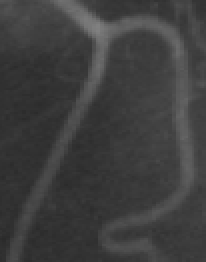
%> input picture LoG&RSF/3.bmp, 103 x 131 px (shown 2 times larger)
$ octave Demo_ACM_LoG.m   (GNU Octave 9; MATLAB toolbox functions it lacks are replaced by stand-ins)
%> lines starting %> are read from the running program, lines starting %| are printed output that depends on the picture; in (x1, y1, x2, y2) boxes, pixels count from 0 and x2, y2 are one past the last pixel; in counts of white or black regions, pixels touching at a corner belong together; the program's own positions count from 1
### LoG&RSF/ACM_LoG.m
function [u,f1,f2]= ACM_LoG(u,Img,Ksigma,KI,KONE,nu,timestep,mu,epsilon,lambda1,lambda2,RSF,LRCV,LIF,isExchange,log_)

u=NeumannBoundCond(u);
K=curvature_central(u);

Hu=0.5*(1+(2/pi)*atan(u./epsilon));
DrcU=(epsilon/pi)./(epsilon^2.+u.^2);

KIH= imfilter((Hu.*Img),Ksigma,'replicate');
KH= imfilter(Hu,Ksigma,'replicate');
f1=KIH./KH;
f2=(KI-KIH)./(KONE-KH);

[f1,f2]=exchange(f1,f2,isExchange);

if LRCV~=0
    LRCVterm=LRCV*DrcU.*(-lambda1*(Img-f1).^2+lambda2*(Img-f2).^2);
else
    LRCVterm=0;
end

if LIF~=0
    LIFterm=DrcU.*((Img - f1.*Hu - f2.*(1 - Hu)).*(f1 - f2));
else
    LIFterm=0;
end

if RSF~=0
    s1=lambda1.*f1.^2-lambda2.*f2.^2;
    s2=lambda1.*f1-lambda2.*f2;
    dataForce=(lambda1-lambda2)*KONE.*Img.*Img+imfilter(s1,Ksigma,'replicate')-2.*Img.*imfilter(s2,Ksigma,'replicate');
    RSFterm=-RSF*DrcU.*dataForce;
else
    RSFterm=0;
end

LoGterm=log_.*DrcU; %

PenaltyTerm=mu*(4*del2(u)-K);

LengthTerm=nu.*DrcU.*K;

u = u + timestep*(LengthTerm+PenaltyTerm+RSFterm+LRCVterm+LIFterm+LoGterm); % update level set


function g = NeumannBoundCond(f)
% Neumann boundary condition
[nrow,ncol] = size(f);
g = f;
g([1 nrow],[1 ncol]) = g([3 nrow-2],[3 ncol-2]);
g([1 nrow],2:end-1) = g([3 nrow-2],2:end-1);
g(2:end-1,[1 ncol]) = g(2:end-1,[3 ncol-2]);

function k = curvature_central(u)
% compute curvature
[ux,uy] = gradient(u);
normDu = sqrt(ux.^2+uy.^2+1e-10);
Nx = ux./normDu;
Ny = uy./normDu;
[nxx,~] = gradient(Nx);
[~,nyy] = gradient(Ny);
k = nxx+nyy;

function [f1,f2]=exchange(f1,f2,isExchange)
%exchange f1 and f2
if isExchange==0
    return;
end
if isExchange==1
    f1=min(f1,f2);
    f2=max(f1,f2);
end
if isExchange==-1
    f1=max(f1,f2);
    f2=min(f1,f2);
end

### LoG&RSF/Demo_ACM_LoG.m
% The Matlab code of the paper
% "K. Ding, L. Xiao and G. Weng. Active contours driven by region-scalable fitting and optimized loglacian of Gaussian energy for image segmentation. Signal Processing, 134, 224-233, 2017.
% Keyan Ding, 2018.02.29

clc; clear all; close all;
Img = imread('3.bmp');
%> Img is the input picture: size 131x103 uint8; min 42, max 128, mean 62.3
Img = double(Img(:,:,1));
%> Img: size 131x103 double

% -----set initial contour-----
c0 = 1;
initialLSF = ones(size(Img(:,:,1))).*c0;
%> initialLSF: size 131x103 double; every value is 1
initialLSF(15:55,40:80) = -c0;
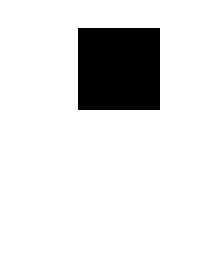
%> initialLSF: size 131x103 double (shown 2 times larger); values -1 (black) and 1 (white), 87.5% white; 1 black region, box (x1, y1, x2, y2) and area: (39, 14, 80, 55) 1681

% [8 lines of commented-out code are left out]

u = initialLSF;
h1 = figure(1);imagesc(Img, [0, 255]);colormap(gray);hold on;axis off,axis equal
contour(initialLSF,[0 0],'g','linewidth',1.5);hold off
pause(0.1);

% -----set parameters-----
mu = 2; % the distance regularization term
nu = 0.002*255*255; % the length term. (need adjust)
theta = 20; %the LoG term, + / - (need adjust)
lambda1 = 1;
lambda2 = 1;
epsilon = 1.0;
timestep = 0.05;
iterNum = 300; % the number of iterations.
sigma = 3; % control the local size

Ksigma=fspecial('gaussian',round(2*sigma)*2+1,sigma);
KONE = imfilter(ones(size(Img)),Ksigma,'replicate');
KI = imfilter(Img,Ksigma,'replicate');

% --- model weight ---
RSF = 1;
LRCV = 0;
LIF = 0;

% see "K. Ding, A Simple Method to improve Initialization Robustness for Active Contours driven by Local Region Fitting Energy, 2018, arXiv:1802.10437."
isExchange = 0; % '1' for bright object and dark backgroud;
                % '-1' for dark object and bright backgroud;
                % '0' represent original model.

% ----- regularised loglacian-----
G=fspecial('gaussian',[9 9],1);
Img_gao=imfilter(Img,G,'replicate');
[Ix,Iy]=gradient(Img_gao);
f=Ix.^2+Iy.^2;
log=4*del2(Img_gao);
% figure,imshow(log,[]),colorbar
g_=zeros(size(Img));
log_=zeros(size(Img));
g=exp(-0.01*f); % alpha = 0.01
for i=1:100
    log_=log_+0.01*(g.*log_ - (1-g).*(log_ - 5*log)); % beta = 5
end
log_ = theta*log_;
% figure,imshow(log_,[]);colorbar

% -----start level set evolution-----
h2=figure(2);
tic
for n=1:iterNum
    [u,f1,f2]=ACM_LoG(u,Img,Ksigma,KI,KONE,nu,timestep,mu,epsilon,lambda1,lambda2,RSF,LRCV,LIF,isExchange,log_);
    if mod(n,10)==0
        imagesc(Img, [0, 255]);colormap(gray);hold on;axis off,axis equal
        contour(u,[0 0],'r'); title([num2str(n), ' iterations ']);
        hold off;pause(.1);
    end
end
%> this loop made 300 passes
%> pass 1, in curvature_central, `[ux,uy] = gradient(u);`:
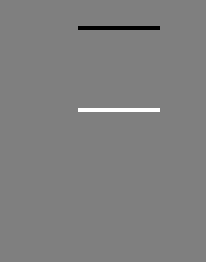
%> uy: size 131x103 double (shown 2 times larger); min -1, max 1, mean 0; mean of the top-left, top-right, bottom-left and bottom-right quarters 0, 0, 0, 0; drawn with min black and max white
%> pass 1, in curvature_central, `normDu = sqrt(ux.^2+uy.^2+1e-10);`:
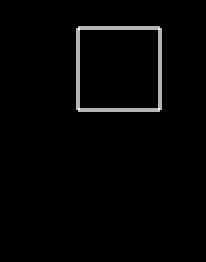
%> normDu: size 131x103 double (shown 2 times larger); min 1e-05, max 1.41, mean 0.0241; drawn with min black and max white
%> after the loop:
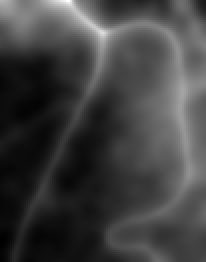
%> f1: size 131x103 double (shown 2 times larger); min 47.12, max 94.57, mean 59.2; drawn with min black and max white
%> after the loop:
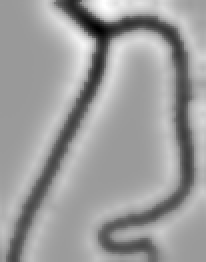
%> u: size 131x103 double (shown 2 times larger); min -20.08, max 20.19, mean 4.6; drawn with min black and max white
%> after the loop:
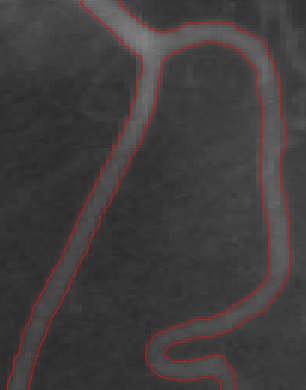
%> figure redrawn from the program's plot data; shown 3 times larger; its title reads '300 iterations'
toc

% -----display result-----
imagesc(Img, [0, 255]);colormap(gray);hold on;axis off,axis equal
%> after `axis equal`:
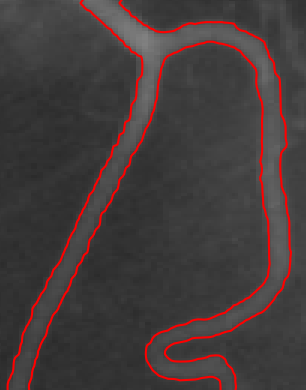
%> figure redrawn from the program's plot data; shown 3 times larger
[c,h] = contour(u,[0 0],'r','linewidth',1.5);
%> c = 858 columns, first 8: [0 3.53 3.53 3.57 3.85 4 4.4 4.74; 198 131 130 129 128 127.7 127 126]; h = -83.86
% figure;mesh(u);colorbar;title('Final level set function');hold on, contour(u,[0 0],'r','linewidth',1.5);

$ run again, with LoG&RSF/1.bmp copied over LoG&RSF/3.bmp
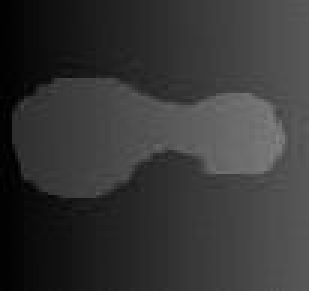
%> input picture LoG&RSF/1.bmp, 103 x 97 px (shown 3 times larger)
%> Img is the input picture: size 97x103x3 uint8; min 0, max 132, mean 54.4
%> Img: size 97x103 double
%> `initialLSF(15:55,40:80) = -c0;`:
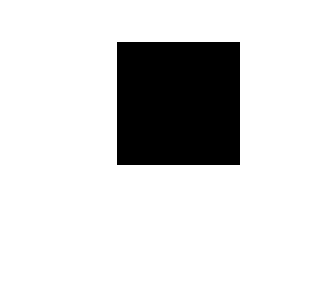
%> initialLSF: size 97x103 double (shown 3 times larger); values -1 (black) and 1 (white), 83.2% white; 1 black region, box (x1, y1, x2, y2) and area: (39, 14, 80, 55) 1681
%> `axis equal`:
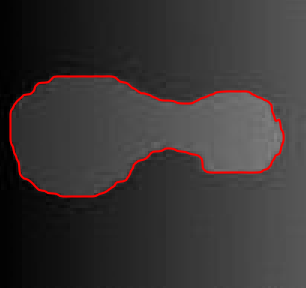
%> figure redrawn from the program's plot data; shown 3 times larger
%> c = 290 columns, first 8: [0 18.5 19 20 21 22 23 24; 289 27 26.62 26.49 26.48 26.48 26.48 26.49]; h = -80.34

$ run again, with LoG&RSF/4.bmp copied over LoG&RSF/3.bmp
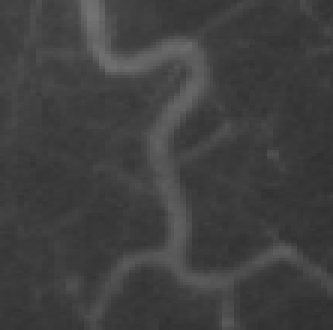
%> input picture LoG&RSF/4.bmp, 111 x 110 px (shown 3 times larger)
%> Img is the input picture: size 110x111 uint8; min 46, max 115, mean 63.9
%> Img: size 110x111 double
%> `initialLSF(15:55,40:80) = -c0;`:
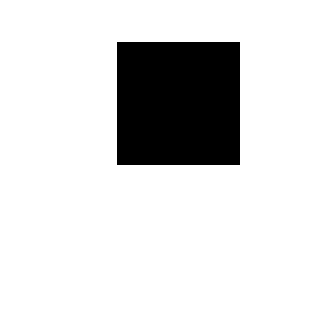
%> initialLSF: size 110x111 double (shown 3 times larger); values -1 (black) and 1 (white), 86.2% white; 1 black region, box (x1, y1, x2, y2) and area: (39, 14, 80, 55) 1681
%> `axis equal`:
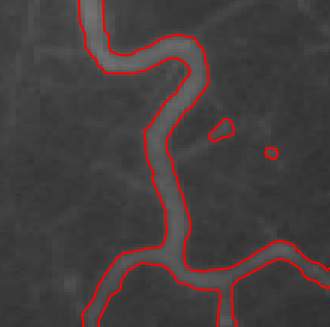
%> figure redrawn from the program's plot data; shown 3 times larger
%> c = 663 columns, first 8: [0 27.39 27.38 27.41 27.43 27.46 27.52 27.58; 211 1 2 3 4 5 6 7]; h = -82.02
